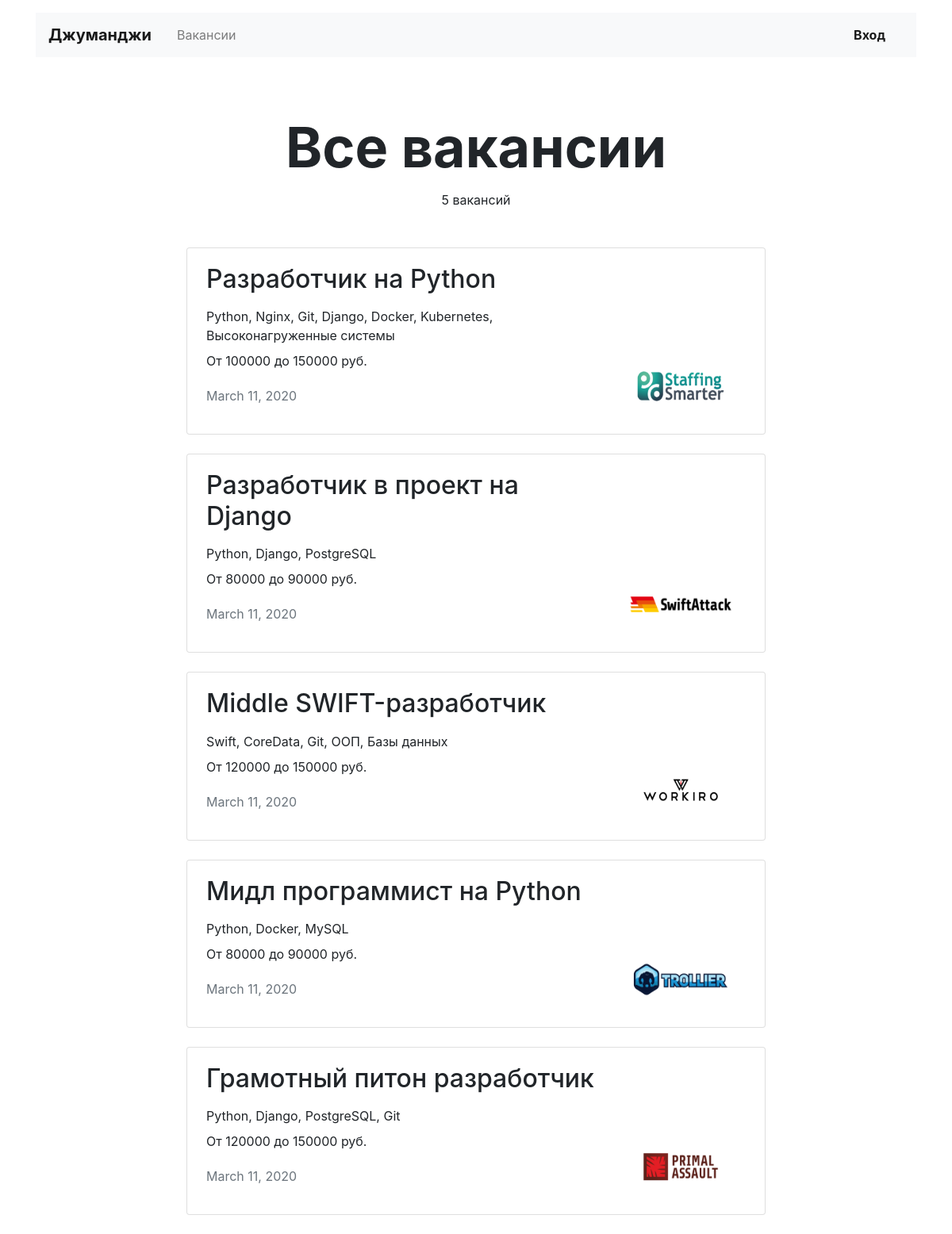
/vacancies, run on the app's committed database.
### vacancies/models.py (models this page shows)
class Vacancy(models.Model):
    title = models.CharField(max_length=100)
    specialty = models.ForeignKey('Specialty', on_delete=models.CASCADE, related_name='vacancies')
    company = models.ForeignKey('Company', on_delete=models.CASCADE, related_name='vacancies')
    skills = models.CharField(max_length=100)
    description = models.TextField(max_length=100)
    salary_min = models.IntegerField()
    salary_max = models.IntegerField()
    published_at = models.DateField()

class Company(models.Model):
    name = models.CharField(max_length=100)
    location = models.CharField(max_length=100)
    logo = models.URLField(default='https://place-hold.it/100x60')
    description = models.TextField(max_length=100)
    employee_count = models.IntegerField()

### vacancies/views.py (the view)
# urls.py: path('vacancies', AllVacanciesView.as_view(), name='vacancies'),
class AllVacanciesView(ListView):
    model = Vacancy
    template_name = 'vacancies/all_vacancies.html'
    def get_queryset(self):
        return Vacancy.objects.all().select_related('company').select_related('specialty')

### vacancies/templates/vacancies/all_vacancies.html
{% extends 'vacancies/base.html' %}
{% block content %}
  <main class="container mt-3">
    <section>
      <h1 class="h1 text-center mx-auto mt-4 pt-5" style="font-size: 70px;"><strong>Все вакансии</strong></h1>
      <p class="text-center pt-1">{{ vacancy_list|length }} вакансий</p>
      <div class="row mt-5">
        <div class="col-12 col-lg-8 offset-lg-2 m-auto">
          {% for vacancy in vacancy_list %}
          <div class="card mb-4">
            <div class="card-body px-4">
              <div class="row">
                <div class="col-12 col-md-8 col-lg-9">
                  <h2 class="h2 pb-2">{{ vacancy.title }}</h2>
                  <p class="mb-2">{{ vacancy.skills }}</p>
                  <p>От {{ vacancy.salary_min }} до {{ vacancy.salary_max }} руб.</p>
                  <p class="text-muted pt-1">{{ vacancy.published_at }}</p>
                </div>
                <div class="col-12 col-md-4 col-lg-3 d-flex align-items-end">
                  <a href="#"><img src="../static/{{ vacancy.company.logo }}" width="130" height="80" alt=""></a>
                </div>
              </div>
            </div>
          </div>
          {% endfor %}
    </section>
  </main>
{% endblock %}

### vacancies/templates/vacancies/base.html (shortened to what this page needs)
<!DOCTYPE html>
<html lang="ru">
<head>
  <link rel="stylesheet"
        href="https://stackpath.bootstrapcdn.com/bootstrap/4.3.1/css/bootstrap.min.css"
>
</head>
<body>
  <header class="container mt-3">
    <nav class="navbar navbar-expand-lg navbar-light bg-light">
      <a class="navbar-brand mr-4 font-weight-bold" href="/">Джуманджи</a>
      <div class="collapse navbar-collapse justify-content-between" id="navbarNav">
        <ul class="navbar-nav col-10">
          <li class="nav-item">
            <a class="nav-link" href="#">Вакансии</a>
          </li>
        </ul>
        <ul class="navbar-nav col-2 justify-content-end">
          <li class="nav-item active">
            <a href="#" class="nav-link font-weight-bold">Вход</a>
          </li>
        </ul>
      </div>
    </nav>
  </header>
{% block content %}
{% endblock %}
</body>
</html>

### data on the page
Vacancy: title "Разработчик на Python", skills "Python, Nginx, Git, Django, Docker, Kubernetes, Высоконагруженные системы", salary_min "100000", salary_max "150000", published_at "March 11, 2020", company.logo (picture)
Vacancy: title "Разработчик в проект на Django", skills "Python, Django, PostgreSQL", salary_min "80000", salary_max "90000", published_at "March 11, 2020", company.logo (picture)
Vacancy: title "Middle SWIFT-разработчик", skills "Swift, CoreData, Git, ООП, Базы данных", salary_min "120000", salary_max "150000", published_at "March 11, 2020", company.logo (picture)
Vacancy: title "Мидл программист на Python", skills "Python, Docker, MySQL", salary_min "80000", salary_max "90000", published_at "March 11, 2020", company.logo (picture)
Vacancy: title "Грамотный питон разработчик", skills "Python, Django, PostgreSQL, Git", salary_min "120000", salary_max "150000", published_at "March 11, 2020", company.logo (picture)

### other printed values
{{ vacancy_list|length }} "5"
